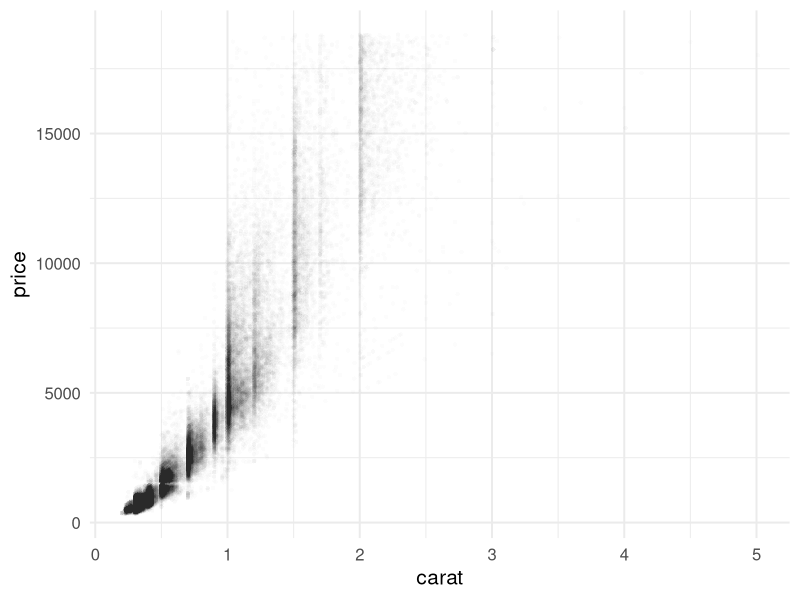

Recreate this plot in R.
## ---- chunk 1
knitr::opts_chunk$set(echo = FALSE)

# Learn more about creating blogs with Distill at:
# https://rstudio.github.io/distill/blog.html

## ---- chunk 2
library(tidyverse)
theme_set(theme_minimal(15))
ggplot(diamonds, aes(carat, price)) +
  geom_point(
    alpha = 0.01,
    stroke = 0
  )
